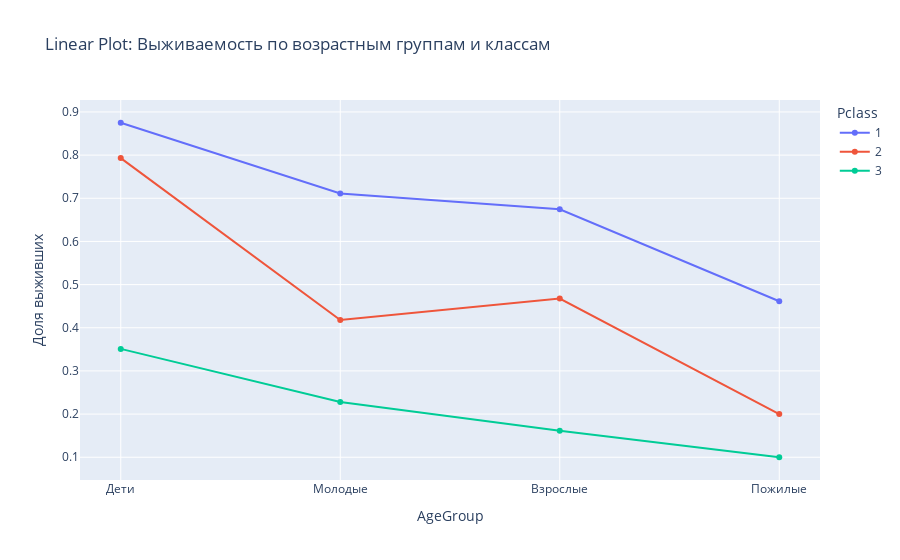

The code cell stored with this chart in its notebook:
### Markdown cell above
Linear Plot with Several Lines

### Code cell
combined_df['AgeGroup'] = pd.cut(combined_df['Age'], bins=[0, 18, 30, 50, 100], 
                                labels=['Дети', 'Молодые', 'Взрослые', 'Пожилые'])

combined_df['Survived_numeric'] = combined_df['Survived'].astype('int')

survival_by_age_group = combined_df.groupby(['AgeGroup', 'Pclass'], observed=False)['Survived_numeric'].mean().reset_index()

fig2 = px.line(survival_by_age_group, x='AgeGroup', y='Survived_numeric', color='Pclass',
              title='Linear Plot: Выживаемость по возрастным группам и классам',
              labels={'Survived_numeric': 'Доля выживших'},
              markers=True)
fig2.show()

### Figure 1 — Plotly figure (JSON) as saved in the notebook; plotly's stock layout.template omitted (floating-point values rounded to 4 significant figures)
{"data": [{"hovertemplate": "Pclass=1<br>AgeGroup=%{x}<br>Доля выживших=%{y}<extra></extra>", "legendgroup": "1", "line": {"color": "#636efa", "dash": "solid"}, "marker": {"symbol": "circle"}, "mode": "lines+markers", "name": "1", "orientation": "v", "showlegend": true, "type": "scatter", "x": ["Дети", "Молодые", "Взрослые", "Пожилые"], "xaxis": "x", "y": [0.875, 0.7111, 0.6744, 0.4615], "yaxis": "y"}, {"hovertemplate": "Pclass=2<br>AgeGroup=%{x}<br>Доля выживших=%{y}<extra></extra>", "legendgroup": "2", "line": {"color": "#EF553B", "dash": "solid"}, "marker": {"symbol": "circle"}, "mode": "lines+markers", "name": "2", "orientation": "v", "showlegend": true, "type": "scatter", "x": ["Дети", "Молодые", "Взрослые", "Пожилые"], "xaxis": "x", "y": [0.7931, 0.4179, 0.4677, 0.2], "yaxis": "y"}, {"hovertemplate": "Pclass=3<br>AgeGroup=%{x}<br>Доля выживших=%{y}<extra></extra>", "legendgroup": "3", "line": {"color": "#00cc96", "dash": "solid"}, "marker": {"symbol": "circle"}, "mode": "lines+markers", "name": "3", "orientation": "v", "showlegend": true, "type": "scatter", "x": ["Дети", "Молодые", "Взрослые", "Пожилые"], "xaxis": "x", "y": [0.3511, 0.2278, 0.1613, 0.1], "yaxis": "y"}], "layout": {"legend": {"title": {"text": "Pclass"}, "tracegroupgap": 0}, "title": {"text": "Linear Plot: Выживаемость по возрастным группам и классам"}, "xaxis": {"anchor": "y", "domain": [0, 1], "title": {"text": "AgeGroup"}}, "yaxis": {"anchor": "x", "domain": [0, 1], "title": {"text": "Доля выживших"}}}}
